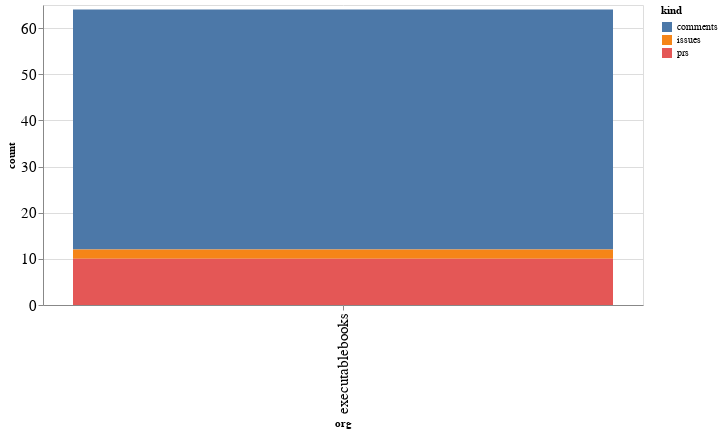

The code cell stored with this chart in its notebook:
### Code cell
alt.Chart(org_summaries, width=600).mark_bar().encode(
    x='org',
    y='count',
    color='kind',
    tooltip="org"
)

### Figure 1 — Vega-Lite specification as saved in the notebook (floating-point values rounded to 4 significant figures)
{"config": {"axisLeft": {"labelFontSize": 15}, "axisBottom": {"labelFontSize": 15}}, "data": {"name": "data-c1d513b04d3817e1227a93e22cd58fc3"}, "mark": "bar", "encoding": {"color": {"type": "nominal", "field": "kind"}, "tooltip": {"type": "nominal", "field": "org"}, "x": {"type": "nominal", "field": "org"}, "y": {"type": "quantitative", "field": "count"}}, "width": 600, "$schema": "https://vega.github.io/schema/vega-lite/v4.8.1.json", "datasets": {"data-c1d513b04d3817e1227a93e22cd58fc3": [{"org": "executablebooks", "kind": "comments", "count": 52}, {"org": "executablebooks", "kind": "issues", "count": 2}, {"org": "executablebooks", "kind": "prs", "count": 10}]}}
